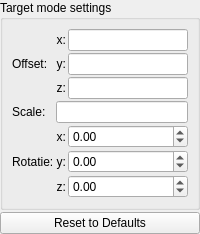
                   <widget class="QWidget" name="page_fake_lights_target">
                    <layout class="QVBoxLayout" name="verticalLayout_target">
                     <property name="spacing">
                      <number>2</number>
                     </property>
                     <property name="leftMargin">
                      <number>0</number>
                     </property>
                     <property name="topMargin">
                      <number>0</number>
                     </property>
                     <property name="rightMargin">
                      <number>0</number>
                     </property>
                     <property name="bottomMargin">
                      <number>0</number>
                     </property>
                     <item>
                      <widget class="QGroupBox" name="groupBox_fake_lights_target">
                       <property name="title">
                        <string>Target mode settings</string>
                       </property>
                       <layout class="QGridLayout" name="gridLayout_target">
                        <property name="spacing">
                         <number>2</number>
                        </property>
                        <item row="0" column="0" rowspan="3">
                         <widget class="QLabel" name="label_target_offset">
                          <property name="text">
                           <string>Offset:</string>
                          </property>
                         </widget>
                        </item>
                        <item row="0" column="1">
                         <widget class="QLabel" name="label_target_offset_x">
                          <property name="text">
                           <string>x:</string>
                          </property>
                          <property name="alignment">
                           <set>Qt::AlignRight|Qt::AlignTrailing|Qt::AlignVCenter</set>
                          </property>
                         </widget>
                        </item>
                        <item row="0" column="2">
                         <widget class="MyLineEdit" name="vect3_fake_lights_target_offset_x"></widget>
                        </item>
                        <item row="1" column="1">
                         <widget class="QLabel" name="label_target_offset_y">
                          <property name="text">
                           <string>y:</string>
                          </property>
                          <property name="alignment">
                           <set>Qt::AlignRight|Qt::AlignTrailing|Qt::AlignVCenter</set>
                          </property>
                         </widget>
                        </item>
                        <item row="1" column="2">
                         <widget class="MyLineEdit" name="vect3_fake_lights_target_offset_y"></widget>
                        </item>
                        <item row="2" column="1">
                         <widget class="QLabel" name="label_target_offset_z">
                          <property name="text">
                           <string>z:</string>
                          </property>
                          <property name="alignment">
                           <set>Qt::AlignRight|Qt::AlignTrailing|Qt::AlignVCenter</set>
                          </property>
                         </widget>
                        </item>
                        <item row="2" column="2">
                         <widget class="MyLineEdit" name="vect3_fake_lights_target_offset_z"></widget>
                        </item>
                        <item row="3" column="0">
                         <widget class="QLabel" name="label_target_scale">
                          <property name="text">
                           <string>Scale:</string>
                          </property>
                         </widget>
                        </item>
                        <item row="3" column="1" colspan="2">
                         <widget class="MyLineEdit" name="logedit_fake_lights_target_scale"></widget>
                        </item>
                        <item row="4" column="0" rowspan="3">
                         <widget class="QLabel" name="label_target_rotation">
                          <property name="text">
                           <string>Rotatie:</string>
                          </property>
                         </widget>
                        </item>
                        <item row="4" column="1">
                         <widget class="QLabel" name="label_target_rotation_x">
                          <property name="text">
                           <string>x:</string>
                          </property>
                          <property name="alignment">
                           <set>Qt::AlignRight|Qt::AlignTrailing|Qt::AlignVCenter</set>
                          </property>
                         </widget>
                        </item>
                        <item row="4" column="2">
                         <widget class="MyDoubleSpinBox" name="spinboxd3_fake_lights_target_rotation_x">
                          <property name="decimals">
                           <number>2</number>
                          </property>
                          <property name="minimum">
                           <double>-36000.000000000000000</double>
                          </property>
                          <property name="maximum">
                           <double>36000.000000000000000</double>
                          </property>
                          <property name="singleStep">
                           <double>0.100000000000000</double>
                          </property>
                         </widget>
                        </item>
                        <item row="5" column="1">
                         <widget class="QLabel" name="label_target_rotation_y">
                          <property name="text">
                           <string>y:</string>
                          </property>
                          <property name="alignment">
                           <set>Qt::AlignRight|Qt::AlignTrailing|Qt::AlignVCenter</set>
                          </property>
                         </widget>
                        </item>
                        <item row="5" column="2">
                         <widget class="MyDoubleSpinBox" name="spinboxd3_fake_lights_target_rotation_y">
                          <property name="decimals">
                           <number>2</number>
                          </property>
                          <property name="minimum">
                           <double>-36000.000000000000000</double>
                          </property>
                          <property name="maximum">
                           <double>36000.000000000000000</double>
                          </property>
                          <property name="singleStep">
                           <double>0.100000000000000</double>
                          </property>
                         </widget>
                        </item>
                        <item row="6" column="1">
                         <widget class="QLabel" name="label_target_rotation_z">
                          <property name="text">
                           <string>z:</string>
                          </property>
                          <property name="alignment">
                           <set>Qt::AlignRight|Qt::AlignTrailing|Qt::AlignVCenter</set>
                          </property>
                         </widget>
                        </item>
                        <item row="6" column="2">
                         <widget class="MyDoubleSpinBox" name="spinboxd3_fake_lights_target_rotation_z">
                          <property name="decimals">
                           <number>2</number>
                          </property>
                          <property name="minimum">
                           <double>-36000.000000000000000</double>
                          </property>
                          <property name="maximum">
                           <double>36000.000000000000000</double>
                          </property>
                          <property name="singleStep">
                           <double>0.100000000000000</double>
                          </property>
                         </widget>
                        </item>
                       </layout>
                      </widget>
                     </item>
                     <item>
                      <widget class="QPushButton" name="pushButton_reset_target">
                       <property name="text">
                        <string>Reset to Defaults</string>
                       </property>
                      </widget>
                     </item>
                    </layout>
                   </widget>
